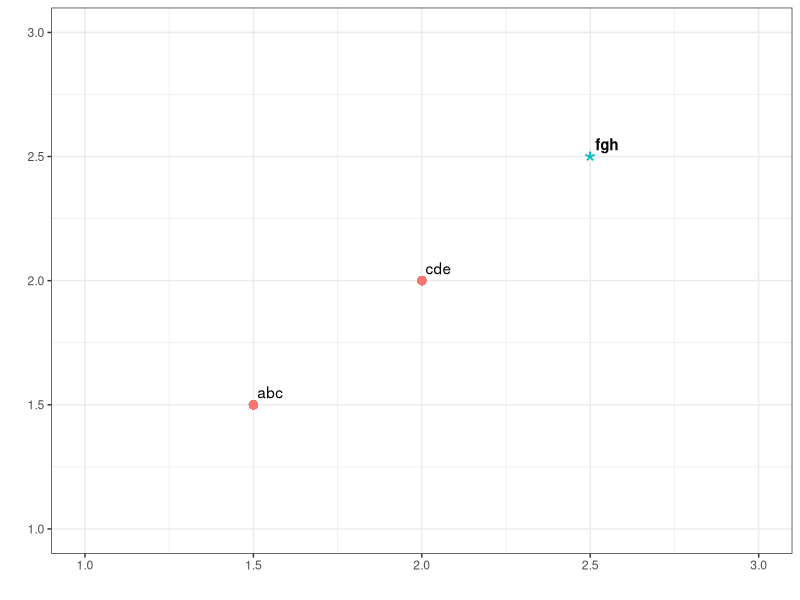

R code for this plot:
## ---- chunk 1
library(ggplot2)
library(ggrepel)
## ---- chunk 2
name <- c("abc","cde","fgh")
x <- c(1.5,2,2.5)
y <- c(1.5,2,2.5)
df <- data.frame(name,x,y)
df
## ---- chunk 3
df$fonttype <- ifelse(y > 2.0, "bold", "plain")
df$abovethreshold <- ifelse(y > 2.0, TRUE, FALSE)
## ---- chunk 4
ggplot(df,aes(x=x, y=y)) +
  geom_point(aes(shape=abovethreshold,size=abovethreshold,color=abovethreshold)) +
  geom_text_repel(aes(label=name,fontface=fonttype)) +
  theme_bw() +
  scale_shape_manual(guide=F,values=c(16,42)) +
  scale_size_manual(guide=F,values=c(3,8)) +
  scale_color_discrete(guide=F)+
  xlab("") +
  ylab("") +
  xlim(1,3) +
  ylim(1,3)
